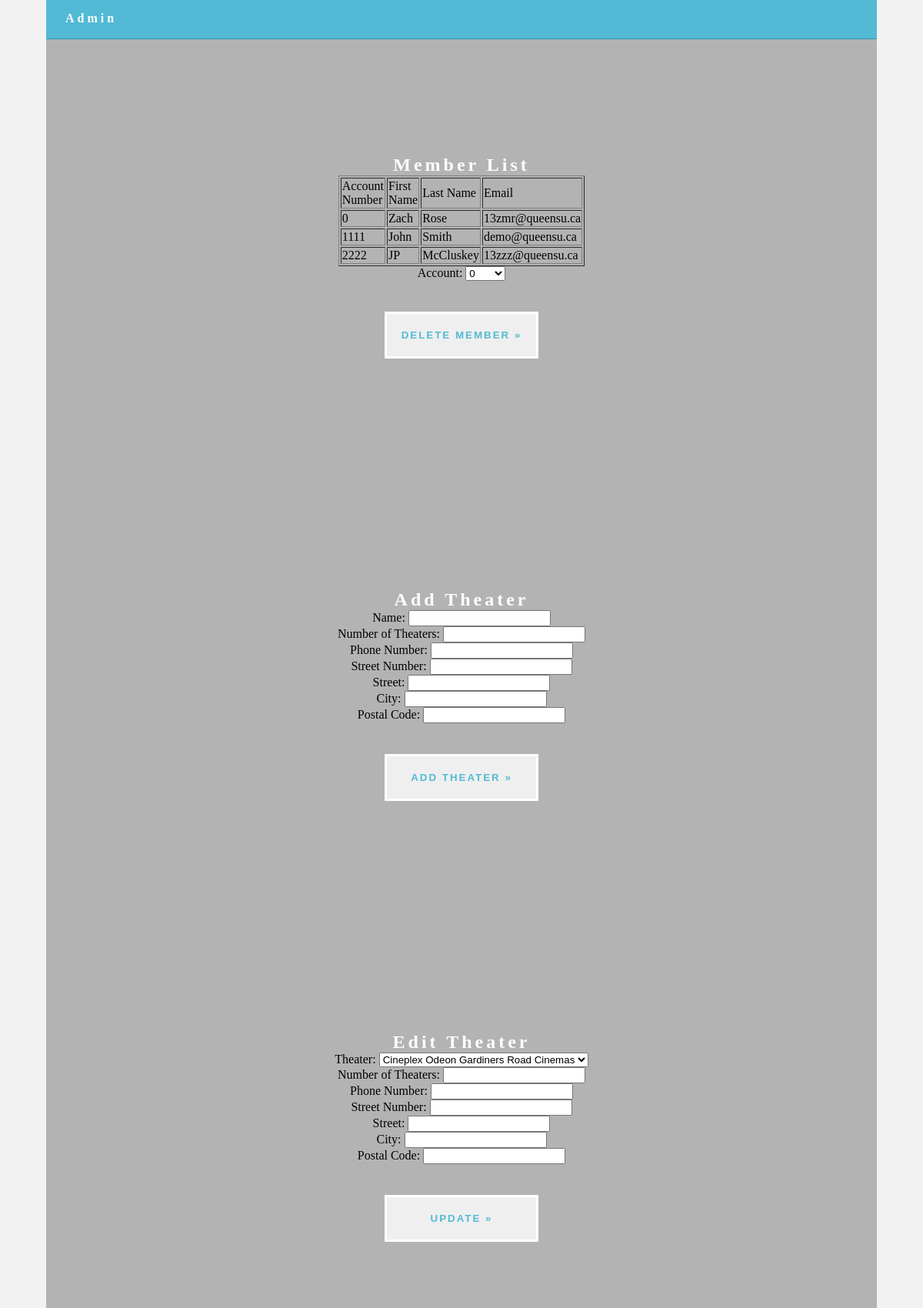
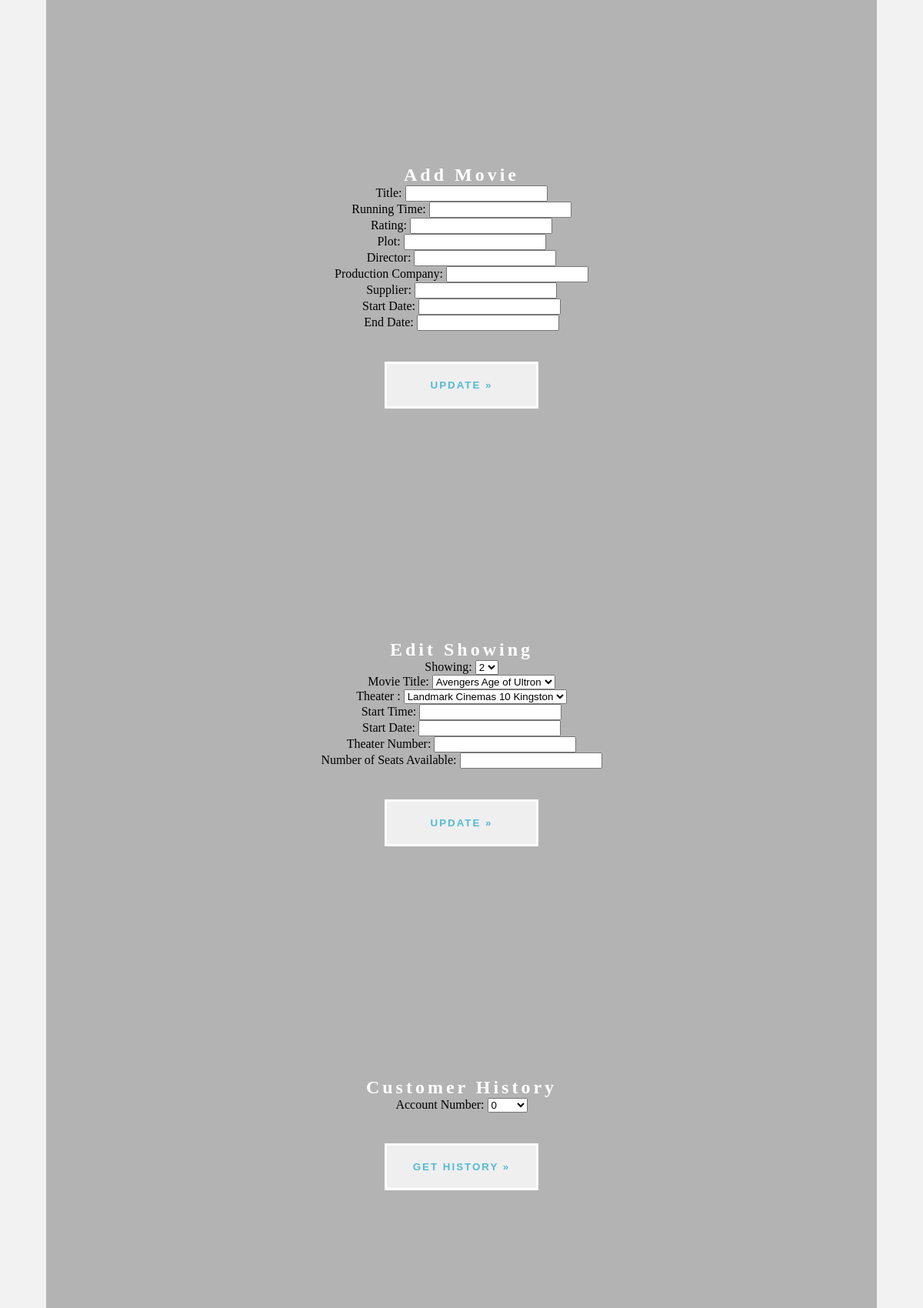
The app's page /adminpage.php (upper part) with its own data (2 pictures, top to bottom).
### tables this page shows
CREATE TABLE User (
AccountNumber 	 VARCHAR(8) 		NOT NULL,
FNAME 			 VARCHAR(30) 		NOT NULL,
LNAME 			 VARCHAR (30) 		NOT NULL,
StreetNumber 	 INTEGER 			NOT NULL,
Street 			 VARCHAR(15) 		NOT NULL,
City 			 VARCHAR(15) 		NOT NULL,
PhoneNumber 	 INTEGER 			NOT NULL,   
Email 			 VARCHAR(30) 		NOT NULL,
Password 		 VARCHAR(20) 		NOT NULL,
CreditCardNumber VARCHAR(16) 		,
ExpDate 		 NUMERIC(4,0) 		,         
 
IsAdmin          NUMERIC(1,0)       NOT NULL,
PRIMARY KEY (AccountNumber)  
);

### adminpage.php (the view, shortened to what this page needs)
<!doctype html>
<?php
$servername = "localhost";
$username = "root";
$password = "";
$dbname = "final_theaterdb";
$conn = new mysqli($servername, $username, $password, $dbname);
?>
<html lang="en-US">
<head>
<link href="singlePageTemplate.css" rel="stylesheet" type="text/css">
</head>
<body>
<div class="container">
<header> <a href="">
    <h4 class="logo">Admin</h4>
    </a>
  </header>
  <section class="hero" id="hero">
    <h2 class="hero_header">Member List </h2>
    <table width="200" border="1" align="center">
		<thead>
            <tr>
                <td>Account Number</td>
                <td>First Name</td>
				 <td>Last Name</td>
				 <td>Email</td>
            </tr>
        </thead>
      <tbody>
        <?php
            $member_table_results = $conn->query("SELECT AccountNumber, FNAME, LNAME, Email FROM user");
           while($row = mysqli_fetch_array($member_table_results)){
		  		echo "<tr>";
                echo "<td>" . $row['AccountNumber'] . "</td>";
                echo "<td>" . $row['FNAME'] . "</td>";
			  	echo "<td>" . $row['LNAME'] . "</td>";
			  	echo "<td>" . $row['Email'] . "</td>";
                echo "</tr>";
            }
            ?>
      </tbody>
    </table>
<div align="center">
	<form class="d-flex justify-content-around" action="deleteuser.php" method="POST">
      Account: <select name = "AccNum" >
    <?php
    $AccNum_query = $conn->query("SELECT AccountNumber FROM user");
    while ($row = mysqli_fetch_array($AccNum_query)) {
        $Account = $row['AccountNumber'];
        echo "<option value='" . $Account . "'>" . $Account . "</option>";
    }
    ?>
        </select>
      </div>
		<div align="center">
			<button class="button" type="submit">Delete Member &raquo;</button>
	  </div>
  </section>
  <section class="hero" id="hero">
    <h2 class="hero_header">Add Theater </h2>
	  <form class="d-flex justify-content-around" action="addTheater.php" method="POST">
		  <div align="center">
Name: <input type="text" name="Name"><br>
Number of Theaters: <input type="text" name="Num"><br>
Phone Number: <input type="text" name="PhoneNum"><br>
Street Number: <input type="text" name="StreetNum"><br>
Street: <input type="text" name="Street"><br>
City: <input type="text" name="City"><br>
Postal Code: <input type="text" name="Postal"><br>
<button class="button" type="submit">Add Theater &raquo;</button>
</form>
		  </div>
  <section class="hero" id="hero">
    <h2 class="hero_header">Edit Theater </h2>
	  <div align="center">
	<form class="d-flex justify-content-around" action="editTheater.php" method="POST">
      Theater: <select name = "Theater" >
    <?php
    $Edit_Theater_query = $conn->query("SELECT ComplexName FROM theatercomplex");
    while ($row = mysqli_fetch_array($Edit_Theater_query)) {
        $Account = $row['ComplexName'];
        echo "<option value='" . $Account . "'>" . $Account . "</option>";
    }
    ?>
        </select>
      </div>
		  <div align="center">
		Number of Theaters: <input type="text" name="ENum"><br>
		Phone Number: <input type="text" name="EPhoneNum"><br>
		Street Number: <input type="text" name="EStreetNum"><br>
        Street: <input type="text" name="EStreet"><br>
		City: <input type="text" name="ECity"><br>
		Postal Code: <input type="text" name="EPostal"><br>
		  </div>
		<div align="center">
			<button class="button" type="submit">Update &raquo;</button>
	  </div>
 </section>
  <section class="hero" id="hero">
    <h2 class="hero_header">Add Movie </h2>
	  <form class="d-flex justify-content-around" action="addMovie.php" method="POST">
		  <div align="center">
Title: <input type="text" name="Title"><br>
Running Time: <input type="text" name="Runtime"><br>
Rating: <input type="text" name="Rating"><br>
Plot: <input type="text" name="Plot"><br>
Director: <input type="text" name="Dir"><br>
Production Company: <input type="text" name="Pro"><br>
Supplier: <input type="text" name="Sup"><br>
Start Date: <input type="text" name="Start"><br>
End Date: <input type="text" name="End"><br>
</div>
	<div align="center">
			<button class="button" type="submit">Update &raquo;</button>
			</form>
</section>
	<section class="hero" id="hero">
    <h2 class="hero_header">Edit Showing </h2>
	  <div align="center">
	<form class="d-flex justify-content-around" action="editShowing.php" method="POST">
      Showing: <select name = "Showing" >
    <?php
    $Edit_Showing_query = $conn->query("SELECT ShowingNumber FROM showing");
    while ($row = mysqli_fetch_array($Edit_Showing_query)) {
        $SNumber = $row['ShowingNumber'];
        echo "<option value='" . $SNumber . "'>" . $SNumber . "</option>";
    }
    ?>
        </select>
		<div>
		 Movie Title: <select name = "Movie" >
    <?php
    $Movie_query = $conn->query("SELECT MovieTitle FROM showing ");
    while ($row = mysqli_fetch_array($Movie_query)) {
        $SMovie = $row['MovieTitle'];
        echo "<option value='" . $SMovie . "'>" . $SMovie . "</option>";
    }
    ?>
        </select>
			</div>
		 Theater : <select name = "Theater" >
    <?php
    $Theater_query = $conn->query("SELECT ComplexName FROM showing ");
    while ($row = mysqli_fetch_array($Theater_query)) {
        $STheater = $row['ComplexName'];
        echo "<option value='" . $STheater . "'>" . $STheater . "</option>";
    }
    ?>
        </select>
      </div>
		  <div align="center">
		Start Time: <input type="text" name="EStartTime"><br>
        Start Date: <input type="text" name="EStartDate"><br>
		Theater Number: <input type="text" name="ETNum"><br>
		Number of Seats Available: <input type="text" name="ESeats"><br>
		  </div>
		<div align="center">
			<button class="button" type="submit">Update &raquo;</button>
	  </div>
 </section>
	<section class="hero" id="hero">
    <h2 class="hero_header"> Customer History </h2>
	  <div align="center">
	<form class="d-flex justify-content-around" action="showHistory.php" method="POST">
      Account Number: <select name = "ID" >
    <?php
    $History_query = $conn->query("SELECT DISTINCT AccountNumber FROM reservations");
    while ($row = mysqli_fetch_array($History_query)) {
        $HNum = $row['AccountNumber'];
        echo "<option value='" . $HNum . "'>" . $HNum . "</option>";
    }
    ?>
        </select>
		<div>
			<button class="button" type="submit">Get History &raquo;</button>
		</div>
		  </form>
		  </div>
	</section>
</body>
</html>

### css/singlePageTemplate.css (style rules this page uses)
body { font-family: source-sans-pro; background-color: #f2f2f2; margin-top: 0px; margin-right: 0px; margin-bottom: 0px; margin-left: 0px; font-style: normal; font-weight: 200; }
.container { width: 90%; margin-left: auto; margin-right: auto; height: 1000px; background-color: #FFFFFF; }
header { width: 100%; height: 5%; background-color: #52bad5; border-bottom: 1px solid #2C9AB7; }
.logo { color: #fff; font-weight: bold; text-align: undefined; width: 10%; float: left; margin-top: 15px; margin-left: 25px; letter-spacing: 4px; }
.hero_header { color: #FFFFFF; text-align: center; margin-top: 0px; margin-right: 0px; margin-bottom: 0px; margin-left: 0px; letter-spacing: 4px; }
.hero { background-color: #B3B3B3; padding-top: 150px; padding-bottom: 150px; }
.button { width: 200px; margin-top: 40px; margin-right: auto; margin-bottom: auto; margin-left: auto; padding-top: 20px; padding-right: 10px; padding-bottom: 20px; padding-left: 10px; text-align: center; vertical-align: middle; border-radius: 0px; text-transform: uppercase; font-weight: bold; letter-spacing: 2px; border: 3px solid #FFFFFF; color: #52bad5; transition: all 0.3s linear; }

### records on screen
user: AccountNumber "0", FNAME "Zach", LNAME "Rose", Email "13zmr@queensu.ca"
user: AccountNumber "1111", FNAME "John", LNAME "Smith", Email "demo@queensu.ca"
user: AccountNumber "2222", FNAME "JP", LNAME "McCluskey", Email "13zzz@queensu.ca"

### other values on screen
form field AccNum "0"
form field Theater "Cineplex Odeon Gardiners Road Cinemas"
form field Showing "2"
form field Movie "Avengers Age of Ultron"
form field Theater "Landmark Cinemas 10 Kingston"
form field ID "0"
